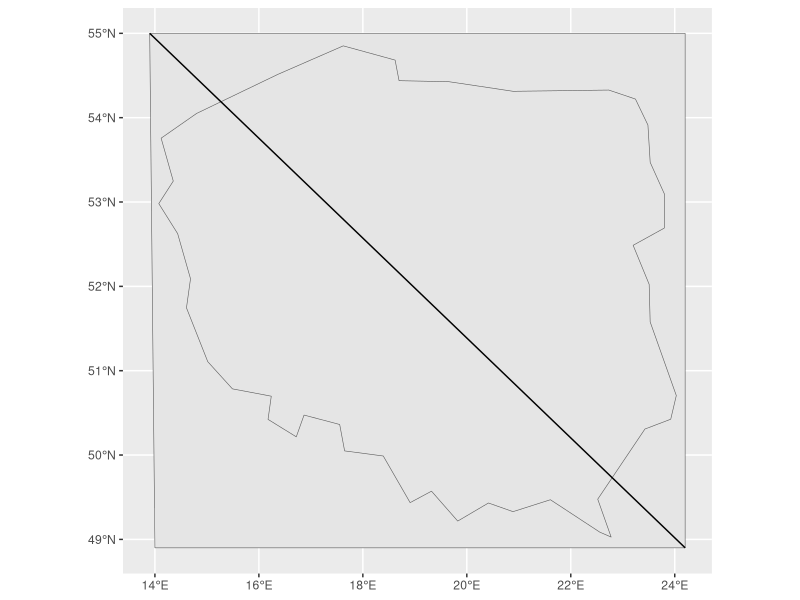

Here is the R script that generated this plot:
## ---- chunk 1
knitr::opts_chunk$set(echo = FALSE)
## ---- chunk 2
library(spData)
library(sf)
library(dplyr)
library(ggplot2)
## ---- chunk 3
lnd_point = st_point(c(18, 53))                 # sfg object
lnd_geom = st_sfc(lnd_point, crs = 4326)           # sfc object
lnd_attrib = data.frame(                           # data.frame object 
  name = "Toruń", 
  temperature = 8,
  date = as.Date("2020-04-25"))
lnd_sf = st_sf(lnd_attrib, geometry = lnd_geom)    # sf object
lnd_sf
## ---- chunk 4
polygon_list = list(rbind(c(13.9,55),c(24.2,55),c(24.2,48.9),c(14,48.9),c(13.9,55)))
kwadrat <- st_polygon(polygon_list) %>%

  st_sfc(crs = 4326) %>%
  st_sf()

## ---- chunk 5
linestring_matrix = rbind(c(13.9,55),c(24.2,48.9))
line <- st_linestring(linestring_matrix) %>%
  
st_sfc(crs = 4326) %>%
st_sf()
## ---- chunk 6
filter(world,name_long == "Poland") -> Polska

ggplot() + 
  geom_sf(data = lnd_sf,fill= NA) +
  geom_sf(data = kwadrat)+
  geom_sf(data = Polska) +
  geom_sf(data = line)
## ---- chunk 7
filter(world,name_long == "Poland") -> Polska
Polska

st_cast(Polska, "MULTILINESTRING") -> PolskaGranica
st_length(PolskaGranica)
